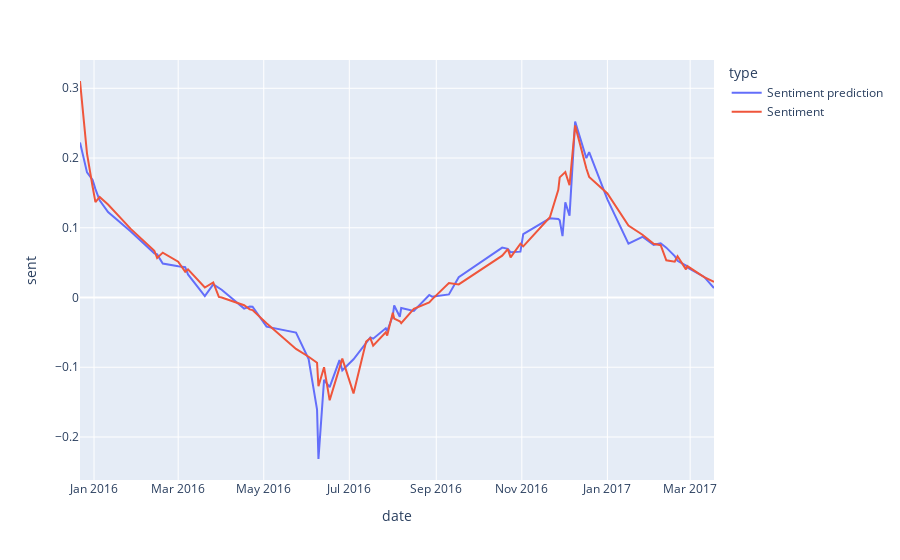
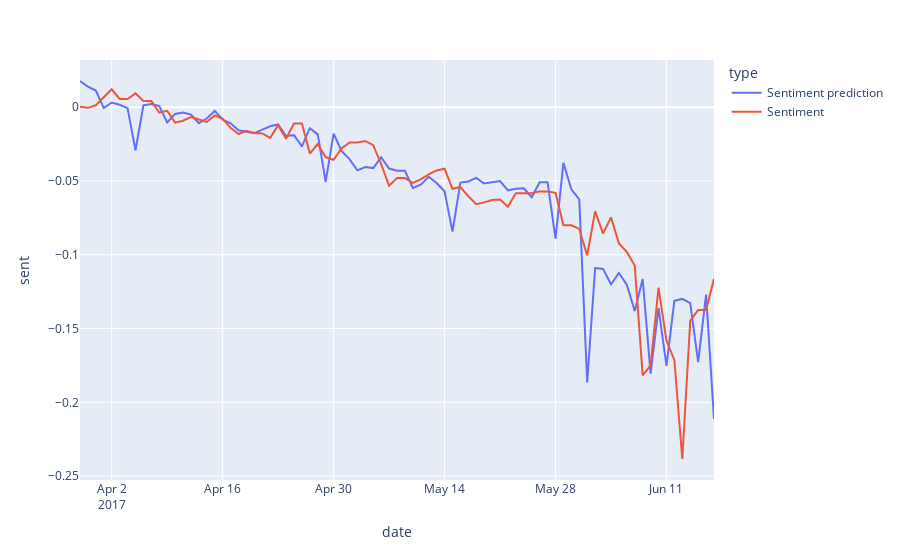

Here is the notebook cell these charts were saved with, in order:
### Markdown cell above
**Narrative Curve Model Training**

### Code cell
########################################## DATA PREPARATION #############################################################
file_name = "C:\\Users\\jimni\\LocalCapstone\\topic_csv\\1.csv"
df = pd.read_csv(file_name, header = 0)

#print(df)
df = df.drop(labels = ['Unnamed: 0'], axis = 1)
df['Sentiment'].plot()

plt.show()

#print(df)

df2 = pd.DataFrame(columns=["year", "month", "day", "date"])
df3 = df["date"].copy()
year = []
day = []
month = []

for i in df3:
    if "/" in i:
        #print(i)
        date_object = datetime.strptime(i, "%m/%d/%Y")
        #print(date_object, type(date_object.month))
        year.append(date_object.year)
        day.append(date_object.day)
        month.append(date_object.month)
    if "-" in i:
        date_object = datetime.strptime(i, "%d-%b-%y")
        #print(date_object, type(date_object.month))
        year.append(date_object.year)
        day.append(date_object.day)
        month.append(date_object.month)


    if "," in i:
        if "Sept." in i:

            date_object = datetime.strptime(i, "%bt. %d, %Y")
            #print(date_object)
            year.append(date_object.year)
            day.append(date_object.day)
            month.append(date_object.month)
        else:
            date_object = datetime.strptime(i, "%b. %d, %Y")
            #print(date_object)
            year.append(date_object.year)
            day.append(date_object.day)
            month.append(date_object.month)

#print(type(year))
df2["year"] = year
df2["day"] = day
df2["month"] = month

test = pd.DataFrame(columns=["year", "month", "day", "date","Sentiment", "Subjectivity", "neg", "neu", "pos","compound", "Topic Prob"])
test[["year", "month", "day"]] = df2[['year','month','day']]
#date["date"] = pd.to_datetime(date[["year", "month", "day"]])
test["date"] = df2[["date"]]
test[["Sentiment", "Subjectivity", "neg", "neu", "pos","compound", "Topic Prob"]] = df[["Sentiment", "Subjectivity", "neg", "neu", "pos","compound", "Topic Prob"]]

#print(type(test))
#print(test)
#print(test[["Sentiment"]].dtypes)
test['Sentiment'] = test['Sentiment'].astype(float)
test['Subjectivity'] = test['Subjectivity'].astype(float)
test['Topic Prob'] = test['Topic Prob'].astype(float)
#print(test)


#indecies = []
index = 0
for i in test["Sentiment"]:
    if i == 0:
        test = test.drop(labels = index, axis = 0)
    #print(index)
    index += 1


test["date"] = pd.to_datetime(df2[["year", "month", "day"]])
test = test.sort_values(by="date")
#print(test)

########################################### Training/Test/Validation Split #############################################

split = 0.85


dates_to_check = test["date"].unique()
split_index = int(dates_to_check.shape[0] * split)

split_date = dates_to_check[split_index]
print(split_date)

training = test.query("date <= @split_date")
valid = test.query("date > @split_date")

#print(test)

#features = ["year", "month", "day", "neg", "neu", "pos", "compound", "Subjectivity", "Topic Prob"]
#features = ["year", "month", "day", "neg", "neu", "pos", "compound", "Topic Prob"]
features = ["year", "month", "day", "neg", "neu", "pos","compound", "Subjectivity"]
#features = ["year", "month", "day", "neg", "neu", "pos","compound"]
#features = ["year", "month", "day"]
#features = ["year", "month", "day", "Subjectivity", "Topic Prob"]

#features = ["year", "month", "day", "topic prob", "subjectivity", "publisher"]
y = ["Sentiment"]
x_train = training[features]
y_train = training[y]
x_valid = valid[features]
y_valid = valid[y]
#print(x_train)
#print(x_valid)


#print(test.isnull().sum())

#train_dmatrix = xgb.DMatrix(data = x_train.values, label = y_train.values)
from sklearn.model_selection import train_test_split

X_train,X_eval,Y_train,Y_eval = train_test_split(x_train, y_train, test_size = 0.15, random_state = 0)



########################## Defining the model based off hyperparameters found in tuning ########################

if file_name == "C:\\Users\\jimni\LocalCapstone\\topic_csv\\2.csv":
    model = xgb.XGBRegressor(n_estimators = 1000,
                            max_depth = 4,
                            min_child_weight = 1.1,
                            learning_rate = 0.235789)
    
elif (file_name == 'C:\\Users\\jimni\LocalCapstone\\topic_csv\\1.csv'):
    model = xgb.XGBRegressor(n_estimators = 300,
                            max_depth = 4,
                            min_child_weight = 1.1,
                            learning_rate = 0.15)
elif file_name == 'C:\\Users\\jimni\LocalCapstone\\topic_csv\\3.csv':
    
    model = xgb.XGBRegressor(n_estimators = 1000,
                             max_depth = 4,
                             min_child_weight = 1.1,
                             learning_rate = 0.235789)


#loaded = pickle.load(open("/home/jnieberding/LocalCapstone/env/xgb_model.pkl", 'rb'))
model.fit(X_train, Y_train,
         eval_set = [(X_eval, Y_eval)],  verbose = 0)    

xgb.plot_importance(model, height = 0.9)
plt.show()

fig, ax = plt.subplots(figsize=(30, 30))
xgb.plot_tree(model, num_trees=4, ax=ax)
plt.show()



####################################### Prediction Creation ############################################

pred_eval = X_eval.copy()
pred_valid = x_valid.copy()

#print(pred)
date_stuff = ["year", "month", "day"]

pred_eval["Sentiment prediction"] = model.predict(X_eval)

pred_eval["date"] = pd.to_datetime(pred_eval[date_stuff])
pred_eval = pred_eval.sort_values(by="date")
pred_eval["Sentiment"] = Y_eval
#print(pred_eval)
article_list = []
for i in pred_eval.index:
  article_list.append(df['article'].loc[i])

pred_eval['article'] = article_list
#print(pred_eval)

pred_valid["Sentiment prediction"] = model.predict(x_valid)
pred_valid["Sentiment"] = y_valid


pred_valid["date"] = pd.to_datetime(pred_valid[date_stuff])
pred_valid = pred_valid.sort_values(by="date")

article_list = []
for i in pred_valid.index:
  article_list.append(df['article'].loc[i])

pred_valid['article'] = article_list



#################################### Evaluation Metrics of the Predicted Values ###########################


print("TESTING SCORES")
mae = mean_absolute_error(pred_eval["Sentiment"], pred_eval['Sentiment prediction'])
print('Mean Absolute Error:', mae)

mse = mean_squared_error(pred_eval["Sentiment"], pred_eval['Sentiment prediction'])
print('Mean Squared Error:', mse)
rmse = mean_squared_error(pred_eval["Sentiment"], pred_eval['Sentiment prediction'], squared = False)
print('Root Mean Squared Error:', rmse)

r2 = r2_score(pred_eval["Sentiment"], pred_eval["Sentiment prediction"])
print('R2 Score:', r2)

adjusted_r2 = 1 - (((1-r2)*(pred_valid.shape[0] - 1)) / (pred_valid.shape[0] - x_valid.shape[1] - 1))
print('Adjusted R2 Score:',adjusted_r2)


print("\n\nVALIDATION SCORES")
mae = mean_absolute_error(pred_valid["Sentiment"], pred_valid['Sentiment prediction'])
print('Mean Absolute Error:', mae)

mse = mean_squared_error(pred_valid["Sentiment"], pred_valid['Sentiment prediction'])
print('Mean Squared Error:', mse)
rmse = mean_squared_error(pred_valid["Sentiment"], pred_valid['Sentiment prediction'], squared = False)
print('Root Mean Squared Error:', rmse)

r2 = r2_score(pred_valid["Sentiment"], pred_valid["Sentiment prediction"])
print('R2 Score:', r2)

#print(pred_valid.shape[0], x_valid.shape[1])
adjusted_r2 = 1 - (((1-r2)*(pred_valid.shape[0] - 1)) / (pred_valid.shape[0] - x_valid.shape[1] - 1))
print('Adjusted R2 Score:',adjusted_r2,'\n\n')



############################## Plotting the results of the Testing Set using during training #############################

print("Feature Vector with all Features\n\nPrediction of the Testing Set")
pred_vis = pred_eval.melt(id_vars = ["date"], value_vars = ["Sentiment prediction", "Sentiment"],var_name = "type", value_name = "sent")

fig = px.line(pred_vis, x = "date", y = "sent", color = "type", )
fig.show()


#################################### Gathering the articles that are associated with peaks and valleys ##################

'''testing = pred_eval.copy()
#print(testing)
##print(testing)
testing = testing.reset_index()



ind = testing['Sentiment'].idxmax(axis = 0)


print("The max predicted sentiment was on", testing['date'].loc[ind])
for i in range(ind-1, ind + 2):
  print('\n\nDate:',testing['date'].loc[i])
  print("The actual sentiment was", testing["Sentiment"].loc[i])
  print("The predicted sentiment is", testing['Sentiment prediction'].loc[i])
  print("Article:\n", testing['article'].loc[i])
    



ind = testing['Sentiment'].idxmin(axis = 0)


print("\n#######################################\nThe min predicted sentiment was on", testing['date'].loc[ind])
for i in range(ind-1, ind + 2):
  print('\n\nDate:',testing['date'].loc[i])
  print("The actual sentiment was", testing["Sentiment"].loc[i])
  print("The predicted sentiment is", testing['Sentiment prediction'].loc[i])
  print("Article:\n", testing['article'].loc[i])'''
    
    
################################### Plotting the prediction results of the validation set #################################
    
print("Feature Vector with all Features\n\nPrediction of the Validation Set")
pred_vis = pred_valid.melt(id_vars = ["date"], value_vars = ["Sentiment prediction", "Sentiment"],var_name = "type", value_name = "sent")

fig = px.line(pred_vis, x = "date", y = "sent", color = "type", )
fig.show()

### Figure 1 — Plotly figure (JSON) as saved in the notebook; plotly's stock layout.template omitted (floating-point values rounded to 4 significant figures)
{"data": [{"hovertemplate": "type=Sentiment prediction<br>date=%{x}<br>sent=%{y}<extra></extra>", "legendgroup": "Sentiment prediction", "line": {"color": "#636efa", "dash": "solid"}, "marker": {"symbol": "circle"}, "mode": "lines", "name": "Sentiment prediction", "orientation": "v", "showlegend": true, "type": "scatter", "x": ["2015-12-22T00:00:00", "2015-12-27T00:00:00", "2015-12-31T00:00:00", "2016-01-02T00:00:00", "2016-01-05T00:00:00", "2016-01-11T00:00:00", "2016-01-27T00:00:00", "2016-02-13T00:00:00", "2016-02-15T00:00:00", "2016-02-19T00:00:00", "2016-03-01T00:00:00", "2016-03-06T00:00:00", "2016-03-08T00:00:00", "2016-03-20T00:00:00", "2016-03-26T00:00:00", "2016-03-30T00:00:00", "2016-04-01T00:00:00", "2016-04-17T00:00:00", "2016-04-21T00:00:00", "2016-04-23T00:00:00", "2016-05-03T00:00:00", "2016-05-24T00:00:00", "2016-06-02T00:00:00", "2016-06-08T00:00:00", "2016-06-09T00:00:00", "2016-06-13T00:00:00", "2016-06-17T00:00:00", "2016-06-24T00:00:00", "2016-06-26T00:00:00", "2016-07-04T00:00:00", "2016-07-13T00:00:00", "2016-07-16T00:00:00", "2016-07-18T00:00:00", "2016-07-27T00:00:00", "2016-07-28T00:00:00", "2016-08-01T00:00:00", "2016-08-02T00:00:00", "2016-08-06T00:00:00", "2016-08-07T00:00:00", "2016-08-16T00:00:00", "2016-08-27T00:00:00", "2016-08-29T00:00:00", "2016-09-10T00:00:00", "2016-09-17T00:00:00", "2016-10-18T00:00:00", "2016-10-22T00:00:00", "2016-10-24T00:00:00", "2016-10-31T00:00:00", "2016-11-02T00:00:00", "2016-11-21T00:00:00", "2016-11-27T00:00:00", "2016-11-28T00:00:00", "2016-11-30T00:00:00", "2016-12-02T00:00:00", "2016-12-05T00:00:00", "2016-12-09T00:00:00", "2016-12-17T00:00:00", "2016-12-19T00:00:00", "2017-01-01T00:00:00", "2017-01-16T00:00:00", "2017-01-26T00:00:00", "2017-02-03T00:00:00", "2017-02-08T00:00:00", "2017-02-12T00:00:00", "2017-02-18T00:00:00", "2017-02-20T00:00:00", "2017-02-26T00:00:00", "2017-02-27T00:00:00", "2017-03-11T00:00:00", "2017-03-18T00:00:00"], "xaxis": "x", "y": [0.2224, 0.1794, 0.1685, 0.1554, 0.1394, 0.1224, 0.09514, 0.06333, 0.06184, 0.04866, 0.04496, 0.04352, 0.03304, 0.001985, 0.01889, 0.01301, 0.01114, -0.01596, -0.01283, -0.0133, -0.04183, -0.05024, -0.0882, -0.1608, -0.2316, -0.1182, -0.1286, -0.08968, -0.1043, -0.08865, -0.0654, -0.05727, -0.05902, -0.04423, -0.04832, -0.0263, -0.01139, -0.02756, -0.01509, -0.01939, 0.003603, 0.001196, 0.004438, 0.02911, 0.0715, 0.0698, 0.06483, 0.06573, 0.09089, 0.1135, 0.1126, 0.1108, 0.08806, 0.1364, 0.1174, 0.2522, 0.1998, 0.2084, 0.1408, 0.07715, 0.08702, 0.07549, 0.07769, 0.07149, 0.05938, 0.05262, 0.04582, 0.04293, 0.02951, 0.01345], "yaxis": "y"}, {"hovertemplate": "type=Sentiment<br>date=%{x}<br>sent=%{y}<extra></extra>", "legendgroup": "Sentiment", "line": {"color": "#EF553B", "dash": "solid"}, "marker": {"symbol": "circle"}, "mode": "lines", "name": "Sentiment", "orientation": "v", "showlegend": true, "type": "scatter", "x": ["2015-12-22T00:00:00", "2015-12-27T00:00:00", "2015-12-31T00:00:00", "2016-01-02T00:00:00", "2016-01-05T00:00:00", "2016-01-11T00:00:00", "2016-01-27T00:00:00", "2016-02-13T00:00:00", "2016-02-15T00:00:00", "2016-02-19T00:00:00", "2016-03-01T00:00:00", "2016-03-06T00:00:00", "2016-03-08T00:00:00", "2016-03-20T00:00:00", "2016-03-26T00:00:00", "2016-03-30T00:00:00", "2016-04-01T00:00:00", "2016-04-17T00:00:00", "2016-04-21T00:00:00", "2016-04-23T00:00:00", "2016-05-03T00:00:00", "2016-05-24T00:00:00", "2016-06-02T00:00:00", "2016-06-08T00:00:00", "2016-06-09T00:00:00", "2016-06-13T00:00:00", "2016-06-17T00:00:00", "2016-06-24T00:00:00", "2016-06-26T00:00:00", "2016-07-04T00:00:00", "2016-07-13T00:00:00", "2016-07-16T00:00:00", "2016-07-18T00:00:00", "2016-07-27T00:00:00", "2016-07-28T00:00:00", "2016-08-01T00:00:00", "2016-08-02T00:00:00", "2016-08-06T00:00:00", "2016-08-07T00:00:00", "2016-08-16T00:00:00", "2016-08-27T00:00:00", "2016-08-29T00:00:00", "2016-09-10T00:00:00", "2016-09-17T00:00:00", "2016-10-18T00:00:00", "2016-10-22T00:00:00", "2016-10-24T00:00:00", "2016-10-31T00:00:00", "2016-11-02T00:00:00", "2016-11-21T00:00:00", "2016-11-27T00:00:00", "2016-11-28T00:00:00", "2016-11-30T00:00:00", "2016-12-02T00:00:00", "2016-12-05T00:00:00", "2016-12-09T00:00:00", "2016-12-17T00:00:00", "2016-12-19T00:00:00", "2017-01-01T00:00:00", "2017-01-16T00:00:00", "2017-01-26T00:00:00", "2017-02-03T00:00:00", "2017-02-08T00:00:00", "2017-02-12T00:00:00", "2017-02-18T00:00:00", "2017-02-20T00:00:00", "2017-02-26T00:00:00", "2017-02-27T00:00:00", "2017-03-11T00:00:00", "2017-03-18T00:00:00"], "xaxis": "x", "y": [0.3104, 0.2064, 0.1588, 0.1367, 0.1443, 0.1333, 0.09874, 0.06706, 0.05671, 0.06435, 0.05128, 0.0369, 0.04041, 0.01426, 0.02159, 0.0007479, 4.63e-18, -0.01111, -0.01708, -0.01806, -0.03678, -0.07369, -0.08493, -0.09345, -0.1273, -0.1, -0.1474, -0.1, -0.0877, -0.1375, -0.06324, -0.05822, -0.069, -0.05, -0.05444, -0.02202, -0.03025, -0.03404, -0.03667, -0.0162, -0.006923, -0.002652, 0.02083, 0.01877, 0.06, 0.06939, 0.05749, 0.07707, 0.07321, 0.1151, 0.1544, 0.1722, 0.1766, 0.1798, 0.161, 0.2467, 0.1849, 0.1729, 0.1492, 0.1032, 0.09, 0.07705, 0.075, 0.05327, 0.05126, 0.05907, 0.04031, 0.0451, 0.02917, 0.02235], "yaxis": "y"}], "layout": {"autosize": true, "legend": {"title": {"text": "type"}, "tracegroupgap": 0}, "margin": {"t": 60}, "xaxis": {"anchor": "y", "autorange": true, "domain": [0, 1], "range": ["2015-12-22", "2017-03-18"], "title": {"text": "date"}, "type": "date"}, "yaxis": {"anchor": "x", "autorange": true, "domain": [0, 1], "range": [-0.2617, 0.3406], "title": {"text": "sent"}, "type": "linear"}}}

### Figure 2 — Plotly figure (JSON) as saved in the notebook; plotly's stock layout.template omitted (floating-point values rounded to 4 significant figures)
{"data": [{"hovertemplate": "type=Sentiment prediction<br>date=%{x}<br>sent=%{y}<extra></extra>", "legendgroup": "Sentiment prediction", "line": {"color": "#636efa", "dash": "solid"}, "marker": {"symbol": "circle"}, "mode": "lines", "name": "Sentiment prediction", "orientation": "v", "showlegend": true, "type": "scatter", "x": ["2017-03-29T00:00:00", "2017-03-30T00:00:00", "2017-03-31T00:00:00", "2017-04-01T00:00:00", "2017-04-02T00:00:00", "2017-04-03T00:00:00", "2017-04-04T00:00:00", "2017-04-05T00:00:00", "2017-04-06T00:00:00", "2017-04-07T00:00:00", "2017-04-08T00:00:00", "2017-04-09T00:00:00", "2017-04-10T00:00:00", "2017-04-11T00:00:00", "2017-04-12T00:00:00", "2017-04-13T00:00:00", "2017-04-14T00:00:00", "2017-04-15T00:00:00", "2017-04-16T00:00:00", "2017-04-17T00:00:00", "2017-04-18T00:00:00", "2017-04-19T00:00:00", "2017-04-20T00:00:00", "2017-04-21T00:00:00", "2017-04-22T00:00:00", "2017-04-23T00:00:00", "2017-04-24T00:00:00", "2017-04-25T00:00:00", "2017-04-26T00:00:00", "2017-04-27T00:00:00", "2017-04-28T00:00:00", "2017-04-29T00:00:00", "2017-04-30T00:00:00", "2017-05-01T00:00:00", "2017-05-02T00:00:00", "2017-05-03T00:00:00", "2017-05-04T00:00:00", "2017-05-05T00:00:00", "2017-05-06T00:00:00", "2017-05-07T00:00:00", "2017-05-08T00:00:00", "2017-05-09T00:00:00", "2017-05-10T00:00:00", "2017-05-11T00:00:00", "2017-05-12T00:00:00", "2017-05-13T00:00:00", "2017-05-14T00:00:00", "2017-05-15T00:00:00", "2017-05-16T00:00:00", "2017-05-17T00:00:00", "2017-05-18T00:00:00", "2017-05-19T00:00:00", "2017-05-20T00:00:00", "2017-05-21T00:00:00", "2017-05-22T00:00:00", "2017-05-23T00:00:00", "2017-05-24T00:00:00", "2017-05-25T00:00:00", "2017-05-26T00:00:00", "2017-05-27T00:00:00", "2017-05-28T00:00:00", "2017-05-29T00:00:00", "2017-05-30T00:00:00", "2017-05-31T00:00:00", "2017-06-01T00:00:00", "2017-06-02T00:00:00", "2017-06-03T00:00:00", "2017-06-04T00:00:00", "2017-06-05T00:00:00", "2017-06-06T00:00:00", "2017-06-07T00:00:00", "2017-06-08T00:00:00", "2017-06-09T00:00:00", "2017-06-10T00:00:00", "2017-06-11T00:00:00", "2017-06-12T00:00:00", "2017-06-13T00:00:00", "2017-06-14T00:00:00", "2017-06-15T00:00:00", "2017-06-16T00:00:00", "2017-06-17T00:00:00"], "xaxis": "x", "y": [0.01774, 0.01394, 0.0113, -0.0005878, 0.003175, 0.001623, -0.0006603, -0.02917, 0.001232, 0.002087, 0.0007854, -0.01034, -0.00458, -0.003576, -0.004986, -0.01082, -0.007708, -0.002534, -0.00837, -0.01098, -0.01564, -0.01686, -0.01765, -0.01519, -0.01295, -0.01171, -0.01953, -0.01896, -0.02656, -0.01426, -0.01843, -0.05063, -0.01792, -0.0297, -0.03519, -0.04279, -0.04056, -0.04126, -0.0339, -0.04156, -0.04306, -0.04306, -0.05474, -0.05256, -0.0472, -0.05136, -0.05697, -0.08436, -0.05112, -0.05037, -0.04789, -0.05175, -0.05089, -0.05008, -0.05634, -0.05526, -0.05502, -0.06103, -0.05091, -0.05091, -0.08901, -0.03772, -0.05567, -0.06246, -0.1865, -0.1091, -0.1096, -0.12, -0.1123, -0.1202, -0.1381, -0.1165, -0.1806, -0.1359, -0.1754, -0.1313, -0.1299, -0.1328, -0.1728, -0.127, -0.2113], "yaxis": "y"}, {"hovertemplate": "type=Sentiment<br>date=%{x}<br>sent=%{y}<extra></extra>", "legendgroup": "Sentiment", "line": {"color": "#EF553B", "dash": "solid"}, "marker": {"symbol": "circle"}, "mode": "lines", "name": "Sentiment", "orientation": "v", "showlegend": true, "type": "scatter", "x": ["2017-03-29T00:00:00", "2017-03-30T00:00:00", "2017-03-31T00:00:00", "2017-04-01T00:00:00", "2017-04-02T00:00:00", "2017-04-03T00:00:00", "2017-04-04T00:00:00", "2017-04-05T00:00:00", "2017-04-06T00:00:00", "2017-04-07T00:00:00", "2017-04-08T00:00:00", "2017-04-09T00:00:00", "2017-04-10T00:00:00", "2017-04-11T00:00:00", "2017-04-12T00:00:00", "2017-04-13T00:00:00", "2017-04-14T00:00:00", "2017-04-15T00:00:00", "2017-04-16T00:00:00", "2017-04-17T00:00:00", "2017-04-18T00:00:00", "2017-04-19T00:00:00", "2017-04-20T00:00:00", "2017-04-21T00:00:00", "2017-04-22T00:00:00", "2017-04-23T00:00:00", "2017-04-24T00:00:00", "2017-04-25T00:00:00", "2017-04-26T00:00:00", "2017-04-27T00:00:00", "2017-04-28T00:00:00", "2017-04-29T00:00:00", "2017-04-30T00:00:00", "2017-05-01T00:00:00", "2017-05-02T00:00:00", "2017-05-03T00:00:00", "2017-05-04T00:00:00", "2017-05-05T00:00:00", "2017-05-06T00:00:00", "2017-05-07T00:00:00", "2017-05-08T00:00:00", "2017-05-09T00:00:00", "2017-05-10T00:00:00", "2017-05-11T00:00:00", "2017-05-12T00:00:00", "2017-05-13T00:00:00", "2017-05-14T00:00:00", "2017-05-15T00:00:00", "2017-05-16T00:00:00", "2017-05-17T00:00:00", "2017-05-18T00:00:00", "2017-05-19T00:00:00", "2017-05-20T00:00:00", "2017-05-21T00:00:00", "2017-05-22T00:00:00", "2017-05-23T00:00:00", "2017-05-24T00:00:00", "2017-05-25T00:00:00", "2017-05-26T00:00:00", "2017-05-27T00:00:00", "2017-05-28T00:00:00", "2017-05-29T00:00:00", "2017-05-30T00:00:00", "2017-05-31T00:00:00", "2017-06-01T00:00:00", "2017-06-02T00:00:00", "2017-06-03T00:00:00", "2017-06-04T00:00:00", "2017-06-05T00:00:00", "2017-06-06T00:00:00", "2017-06-07T00:00:00", "2017-06-08T00:00:00", "2017-06-09T00:00:00", "2017-06-10T00:00:00", "2017-06-11T00:00:00", "2017-06-12T00:00:00", "2017-06-13T00:00:00", "2017-06-14T00:00:00", "2017-06-15T00:00:00", "2017-06-16T00:00:00", "2017-06-17T00:00:00"], "xaxis": "x", "y": [0.0003205, -0.0004406, 0.001256, 0.00695, 0.0121, 0.005556, 0.005556, 0.009375, 0.004167, 0.004167, -0.003629, -0.0025, -0.01048, -0.009201, -0.006667, -0.008333, -0.01, -0.005556, -0.007937, -0.01401, -0.01818, -0.01607, -0.0175, -0.01777, -0.02078, -0.0122, -0.02143, -0.01111, -0.01111, -0.03144, -0.025, -0.03388, -0.03562, -0.02794, -0.02395, -0.02395, -0.02291, -0.02576, -0.03864, -0.05321, -0.04807, -0.04807, -0.05135, -0.04897, -0.04549, -0.04286, -0.0417, -0.0553, -0.05417, -0.06035, -0.06574, -0.06452, -0.06291, -0.0625, -0.06737, -0.05833, -0.05833, -0.05833, -0.05706, -0.05706, -0.05804, -0.08, -0.08, -0.0825, -0.1005, -0.07048, -0.08571, -0.07464, -0.09231, -0.09808, -0.1074, -0.1818, -0.175, -0.1222, -0.1582, -0.1714, -0.2384, -0.1447, -0.1375, -0.1375, -0.1163], "yaxis": "y"}], "layout": {"autosize": true, "legend": {"title": {"text": "type"}, "tracegroupgap": 0}, "margin": {"t": 60}, "xaxis": {"anchor": "y", "autorange": true, "domain": [0, 1], "range": ["2017-03-29", "2017-06-17"], "title": {"text": "date"}, "type": "date"}, "yaxis": {"anchor": "x", "autorange": true, "domain": [0, 1], "range": [-0.2526, 0.03197], "title": {"text": "sent"}, "type": "linear"}}}
